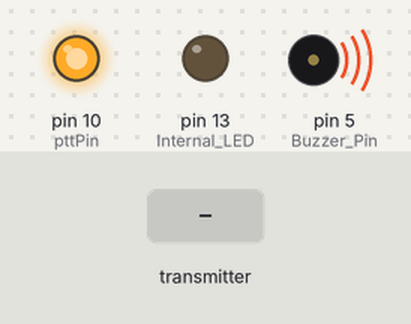
A sketch run on a simulated Arduino Uno, built with avr-gcc and run on an emulated ATmega328P. On the bench: output pins drawn as LEDs (lit = HIGH), buzzer (waves = sounding, pin HIGH). Inputs (shaded band) come from the test bench. No radio packets arrive unless stated.

Above: at 0.1 s.
At 16.4 s:
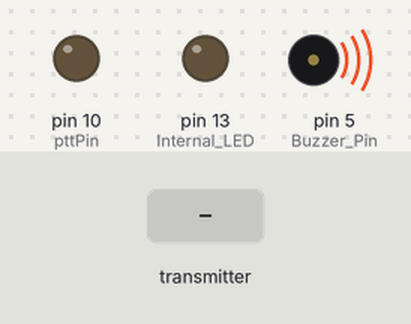
16.5 s: the transmitter starts sending buf.0 = 0
Timing chart, 0 to 19.5 s (numbered marks = the images above; inputs shaded):
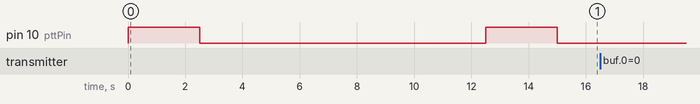

The sketch:

fm433test_reciver.ino
```cpp
// Important Note, receiver only works with 4.5V or above, better use 5V.
// with 4.1v (Lithium battery) it won't work!!!! so must use boost converter

#include <RH_ASK.h>
#include <SPI.h>
#include "LowPower.h"

//RH_ASK rf_driver;

const bool DebugPrint = false;

const int rxPin=11;
const int txPin=12;
const int pttPin=10;
RH_ASK rf_driver(1000,rxPin,txPin,pttPin,false);


const int Buzzer_Pin = 5;
const int Internal_LED = 13;
const int Buff_MAX = 5;
const int BuzzerOnDurationMillSec = 30;
const int BuzzerOffDelayMillSec = 5 * 1000; // buzzer only sound once per 20sec
unsigned long KeepReceivingDurationMs = 2500;

// since already received, so wait for some time to receive again.

const period_t  DeepSleepReceiveNothingDeepSleepPeriod = SLEEP_8S;

const String DoorOpenKeyword = "o";
const String DoorCloseKeyword = "c";

// wait 3 minutes before sound the alarm
const unsigned long Alarm_Delay_After_Open_MillSec = 1 * 1000;// 3*60*1000
// when the door is open?
unsigned long timestampDoorOpen = 0;

// this is NOT millisec!!!!
period_t deepSleepPeriod = 0;

void setup() {
  // put your setup code here, to run once:
  pinMode(Internal_LED, OUTPUT);
  pinMode(rxPin, INPUT);
  pinMode(pttPin, OUTPUT);
  pinMode(Buzzer_Pin, OUTPUT);
  buzzerOFF();

  rf_driver.init();
  if (DebugPrint)
  {
    Serial.begin(9600);
  }
}


void buzzerON()
{
  digitalWrite(Buzzer_Pin, LOW);
}

void buzzerOFF()
{
  digitalWrite(Buzzer_Pin, HIGH);
}

void ledON()
{
    digitalWrite(Internal_LED, HIGH);

}


void ledOFF()
{
    digitalWrite(Internal_LED, LOW);

}


void process_alarm()
{
  if (timestampDoorOpen == 0)
  {
    // this is the first time door open
    timestampDoorOpen = millis();
  } else
  {
    unsigned long now = millis();
    //if ((now - timestampDoorOpen) > Alarm_Delay_After_Open_MillSec)
    {
      //static int alarmOn=false;
      //alarmOn=true;
      buzzerON();
      delay(BuzzerOnDurationMillSec);
      buzzerOFF();
    }
  }
}

// keep trying to receive for duration
// return immediately and return timestamp if receive anything
String repeatReceive(unsigned long duration)
{
  unsigned long startingTS = millis();
  uint8_t available_len = Buff_MAX;
  uint8_t buf[Buff_MAX];
  memset(buf, 0, Buff_MAX );
  do {
    unsigned long now = millis();
    int r = rf_driver.recv(buf, &available_len);
    if (r > 0)
    {
      if (DebugPrint)
      {
        Serial.println("message Received:" + String(available_len));
        Serial.println((char*)buf);
        delay(100);
      }
    }

    if (r)
    { //receive something, good.
      break;
    }
    if ( (now - startingTS) > duration )
    { // too long, give up
      break;
    }
    Serial.println("retry");

  } while (true);
  String str = buf;
  return str;
}

void enable433MhzRadioReceiver()
{
  digitalWrite(pttPin, HIGH);
}

void disable433MhzRadioReceiver()
{
  digitalWrite(pttPin, LOW);
}

void receiveString()
{
  digitalWrite(Internal_LED, LOW);
  enable433MhzRadioReceiver();

  // len here is extremely important, must larger than the expected msg length
  String recvString = repeatReceive(KeepReceivingDurationMs);
  disable433MhzRadioReceiver();

  if (DoorOpenKeyword == recvString)
  {
    ledON();
    //
    //process_alarm();
    buzzerON();
    delay(BuzzerOnDurationMillSec);
    buzzerOFF();
    ledOFF();

  }
  else if (DoorCloseKeyword == recvString)
  {
    //
  }
  else // received nothing
  {
    static unsigned long count = 0;
    //Serial.println(count );
    timestampDoorOpen = 0;
    //received nothing, rest a while
    //delay(ReceiveNothingRestDelayMillSec);
    deepSleepPeriod = DeepSleepReceiveNothingDeepSleepPeriod;
    // for serial print only, ignore in normal case
    if (DebugPrint)
    {
      Serial.println("received nothing");
      delay(100);
    }
  }
}

void loop()
{
  // do it once and sleep 16 seconds
  receiveString();
  // 8S
  LowPower.powerDown( DeepSleepReceiveNothingDeepSleepPeriod, ADC_OFF, BOD_OFF);
  // 8S
  LowPower.powerDown( SLEEP_2S, ADC_OFF, BOD_OFF);
}
```

Measured:
- after the input at 16.5 s, every drawn part: stays the same
- by itself, pin 10 (pttPin): alternates HIGH for 2.5 s and LOW for 10.0 s
